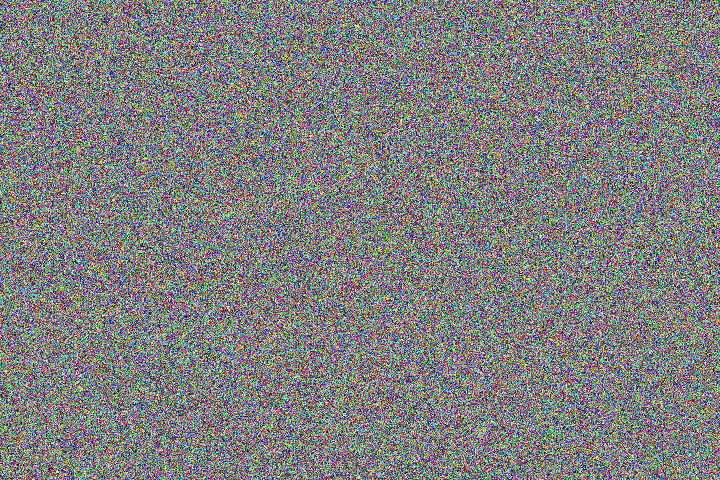
#> input picture Steganography/Chaos Everywhere/chall/chall.png, 720 x 480 px, found by its file name
$ python chaos.py
#> lines starting #> are read from the running program, lines starting #| are printed output that depends on the picture
from PIL import Image
import numpy as np
import os
from matplotlib.pyplot import imshow
import matplotlib.pyplot as plt
import random
from math import log
from tqdm import tqdm

def getImageMatrix(imageName):
	im = Image.open(imageName)
	pix = im.load()
	color = 1
	if type(pix[0,0]) == int:
		color = 0
	image_size = im.size
	image_matrix = []
	for width in range(int(image_size[0])):
		row = []
		for height in range(int(image_size[1])):
			row.append((pix[width,height]))
		image_matrix.append(row)
	return image_matrix, image_size[0], image_size[1],color


def getImageMatrix_gray(imageName):
	im = Image.open(imageName).convert('LA')
	pix = im.load()
	image_size = im.size
	image_matrix = []
	for width in range(int(image_size[0])):
		row = []
		for height in range(int(image_size[1])):
			row.append((pix[width,height]))
		image_matrix.append(row)
	return image_matrix, image_size[0], image_size[1],color
im = Image.open("chall.png", 'r')
#> im is the input picture: PIL image 720x480 RGB; mean R, G, B 127.5, 127.6, 127.5


def LogisticDecryption(imageName, key):
#> called with imageName = 'chall.png', key = 'ashleytisdale'
	N = 256
	key_list = [ord(x) for x in key]

	G = [key_list[0:4] ,key_list[4:8], key_list[8:12]]
	g = []
	R = 1
	for i in range(1,4):
		s = 0
		for j in range(1,5):
			s += G[i-1][j-1] * (10**(-j))
		g.append(s)
		R = (R*s) % 1

	L_x = (R + key_list[12]/256) % 1
	S_x = round(((g[0]+g[1]+g[2])*(10**4) + L_x *(10**4)) % 256)
	V1 = sum(key_list)
	V2 = key_list[0]
	for i in range(1,13):
		V2 = V2 ^ key_list[i]
	V = V2/V1

	L_y = (V+key_list[12]/256) % 1
	S_y = round((V+V2+L_y*10**4) % 256)
	C1_0 = S_x
	C2_0 = S_y

	C = round((L_x*L_y*10**4) % 256)
	I_prev = C
	I_prev_r = C
	I_prev_g = C
	I_prev_b = C
	I = C
	I_r = C
	I_g = C
	I_b = C
	x_prev = 4*(S_x)*(1-S_x)
	y_prev = 4*(L_x)*(1-S_y)
	x = x_prev
	y = y_prev
	imageMatrix,dimensionX, dimensionY, color = getImageMatrix(imageName)
#> after the loop in getImageMatrix, `for width in range(int(image_size[0])):`: image_matrix = 720 items
#> imageMatrix = 720 items; dimensionX = 720; dimensionY = 480; color = 1

	henonDecryptedImage = []
	for i in range(dimensionX):
		row = []
		for j in range(dimensionY):
			while x <0.8 and x > 0.2 :
				x = 4*x*(1-x)
			while y <0.8 and y > 0.2 :
				y = 4*y*(1-y)
			x_round = round((x*(10**4))%256)
			y_round = round((y*(10**4))%256)
			C1 = x_round ^ ((key_list[0]+x_round) % N) ^ ((C1_0 + key_list[1])%N)
			C2 = x_round ^ ((key_list[2]+y_round) % N) ^ ((C2_0 + key_list[3])%N)
			if color:
				I_r = ((((key_list[4]+C1) % N) ^ ((key_list[5]+C2) % N) ^ ((I_prev_r + key_list[7]) % N) ^ imageMatrix[i][j][0]) + N-key_list[6])%N
				I_g = ((((key_list[4]+C1) % N) ^ ((key_list[5]+C2) % N) ^ ((I_prev_g + key_list[7]) % N) ^ imageMatrix[i][j][1]) + N-key_list[6])%N
				I_b = ((((key_list[4]+C1) % N) ^ ((key_list[5]+C2) % N) ^ ((I_prev_b + key_list[7]) % N) ^ imageMatrix[i][j][2]) + N-key_list[6])%N
				I_prev_r = imageMatrix[i][j][0]
				I_prev_g = imageMatrix[i][j][1]
				I_prev_b = imageMatrix[i][j][2]
				row.append((I_r,I_g,I_b))
				x = (x +  imageMatrix[i][j][0]/256 + key_list[8]/256 + key_list[9]/256) % 1
				y = (x +  imageMatrix[i][j][0]/256 + key_list[8]/256 + key_list[9]/256) % 1
			else:
				I = ((((key_list[4]+C1) % N) ^ ((key_list[5]+C2) % N) ^ ((I_prev+key_list[7]) % N) ^ imageMatrix[i][j]) + N-key_list[6])%N
				I_prev = imageMatrix[i][j]
				row.append(I)
				x = (x +  imageMatrix[i][j]/256 + key_list[8]/256 + key_list[9]/256) % 1
				y = (x +  imageMatrix[i][j]/256 + key_list[8]/256 + key_list[9]/256) % 1
			for ki in range(12):
				key_list[ki] = (key_list[ki] + key_list[12]) % 256
				key_list[12] = key_list[12] ^ key_list[ki]
		henonDecryptedImage.append(row)
#> after the loop, henonDecryptedImage = 720 items; key_list = [13, 136, 190, 205, 84, 156, 171, 99, 142, 117, 232, 44, 224]; x = 0.863
	if color:
		im = Image.new("RGB", (dimensionX, dimensionY))
#> im: PIL image 720x480 RGB; every value is 0
	else:
		im = Image.new("L", (dimensionX, dimensionY)) # L is for Black and white pixels
	pix = im.load()
	for x in range(dimensionX):
		for y in range(dimensionY):
			pix[x, y] = henonDecryptedImage[x][y]
	im.save(imageName.split('_')[0] + "_done.png", "PNG")
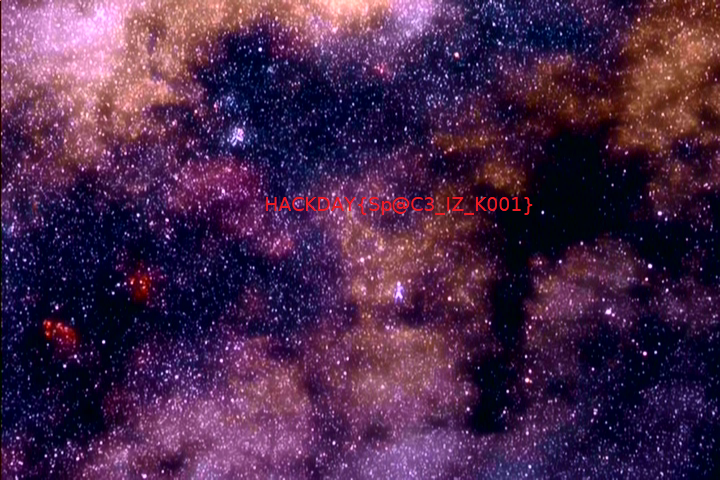
#> saved as chall.png_done.png: PIL image 720x480 RGB; mean R, G, B 73.1, 39.3, 74.6


LogisticDecryption("chall.png","ashleytisdale")
